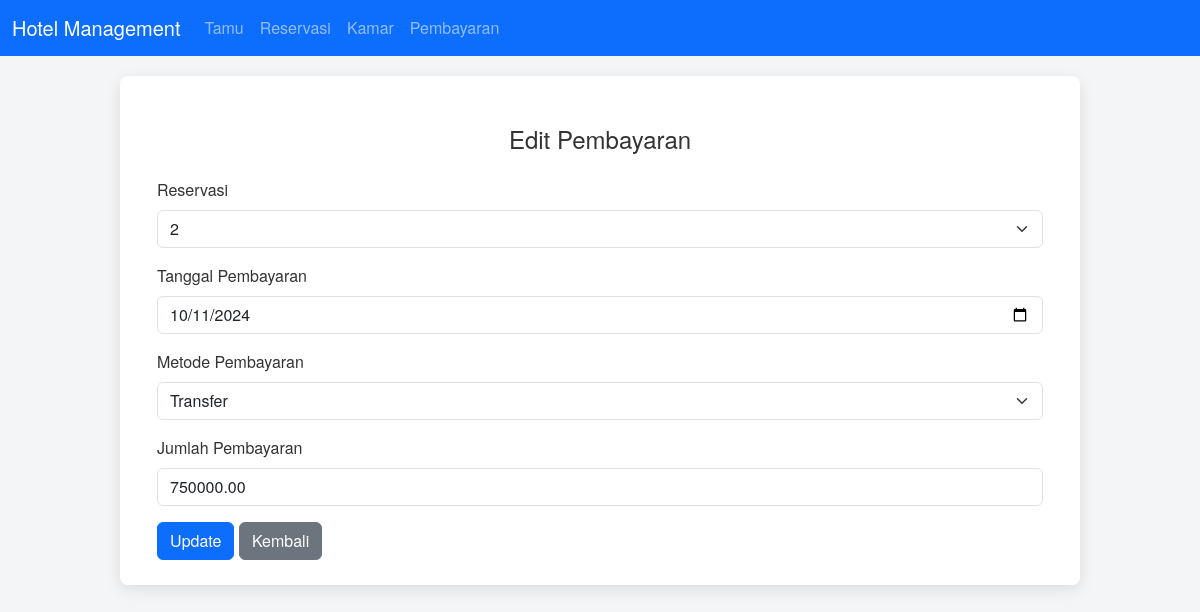
The page /pembayaran/edit/2 on the database its author committed.
### tables this page shows
CREATE TABLE `pembayaran` (
  `id_pembayaran` int NOT NULL,
  `id_reservasi` int NOT NULL,
  `metode_pembayaran` varchar(50) NOT NULL,
  `tanggal_pembayaran` date NOT NULL,
  `jumlah_pembayaran` decimal(10,2) NOT NULL
);

CREATE TABLE `reservasi` (
  `id_reservasi` int NOT NULL,
  `id_kamar` int NOT NULL,
  `id_tamu` int NOT NULL,
  `tanggal_checkin` date NOT NULL,
  `tanggal_checkout` date NOT NULL,
  `status_reservasi` enum('Booked','Check-in','Check-out','Dibatalkan') NOT NULL
);

### app/controllers/PembayaranController.php (called while the page is built, shortened)
<?php
include_once 'app/models/PembayaranModel.php';
include_once 'app/models/ReservasiModel.php';
class PembayaranController
{
    private $model;
    private $reservasiModel;
    public function __construct($db)
    {
        $this->model = new PembayaranModel($db);
        $this->reservasiModel = new ReservasiModel($db);
    }
    public function edit($id)
    {
        $pembayaran = $this->model->getById($id);
        $reservasi_list = $this->reservasiModel->getAll();
        include 'app/views/pembayaran/edit.php';
    }
}

### app/models/PembayaranModel.php (called while the page is built, shortened)
<?php
class PembayaranModel {
    private $conn;
    private $table = 'pembayaran';
    public function __construct($db) {
        $this->conn = $db;
    }
    public function getById($id) {
        $query = "SELECT * FROM " . $this->table . " WHERE id_pembayaran = ?";
        $stmt = $this->conn->prepare($query);
        $stmt->bindParam(1, $id);
        $stmt->execute();
        return $stmt->fetch(PDO::FETCH_ASSOC);
    }
}
?>

### app/models/ReservasiModel.php (called while the page is built, shortened)
<?php
class ReservasiModel {
    private $conn;
    private $table = 'reservasi';
    public function __construct($db) {
        $this->conn = $db;
    }
    public function getAll() {
        $query = "SELECT r.*, k.nomor_kamar, t.nama_tamu
                  FROM " . $this->table . " r
                  JOIN kamar k ON r.id_kamar = k.id_kamar
                  JOIN tamu t ON r.id_tamu = t.id_tamu";
        $stmt = $this->conn->prepare($query);
        $stmt->execute();
        return $stmt;
    }
}
?>

### app/views/pembayaran/edit.php (the view, shortened to what this page needs)
<?php include 'app/templates/header.php'; ?>
<h4 class="text-center my-4">Edit Pembayaran</h4>
<div class="container">
    <form method="POST" action="<?php echo BASE_URL; ?>pembayaran/edit/<?php echo $pembayaran['id_pembayaran']; ?>">
        <div class="mb-3">
            <label for="id_reservasi" class="form-label">Reservasi</label>
            <select id="id_reservasi" name="id_reservasi" class="form-select" required>
                <?php foreach ($reservasi_list as $reservasi): ?>
                    <option value="<?php echo $reservasi['id_reservasi']; ?>" <?php echo ($reservasi['id_reservasi'] == $pembayaran['id_reservasi']) ? 'selected' : ''; ?>>
                        <?php echo $reservasi['id_reservasi']; ?>
                    </option>
                <?php endforeach; ?>
            </select>
        </div>
        <div class="mb-3">
            <label for="tanggal_pembayaran" class="form-label">Tanggal Pembayaran</label>
            <input type="date" id="tanggal_pembayaran" name="tanggal_pembayaran" class="form-control" value="<?php echo $pembayaran['tanggal_pembayaran']; ?>" required>
        </div>
        <div class="mb-3">
            <label for="metode_pembayaran" class="form-label">Metode Pembayaran</label>
            <select id="metode_pembayaran" name="metode_pembayaran" class="form-select" required>
                <option value="Transfer" <?php echo ($pembayaran['metode_pembayaran'] == 'Transfer') ? 'selected' : ''; ?>>Transfer</option>
            </select>
        </div>
        <div class="mb-3">
            <label for="jumlah_pembayaran" class="form-label">Jumlah Pembayaran</label>
            <input type="number" id="jumlah_pembayaran" name="jumlah_pembayaran" class="form-control" value="<?php echo $pembayaran['jumlah_pembayaran']; ?>" required>
        </div>
        <button type="submit" class="btn btn-primary">Update</button>
        <a href="<?php echo BASE_URL; ?>pembayaran" class="btn btn-secondary">Kembali</a>
    </form>
</div>
<?php include 'app/templates/footer.php'; ?>

### public/assets/css/styles.css (style rules this page uses)
body { font-family: 'Helvetica Neue', Arial, sans-serif; background-color: #f4f5f7; margin: 0; padding: 0; color: #333; }

### rows shown on the page
pembayaran: id_reservasi "2", tanggal_pembayaran "10/11/2024", jumlah_pembayaran "750000.00"
